Frame 1 (no input): blank canvas, image omitted
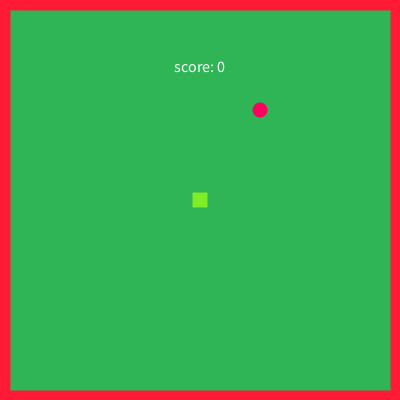
Frame 60 (the mouse pressed at the canvas centre just before this capture)
Frame 120 (the mouse held since frame 60 and released just before this capture): identical to frame 60, image omitted

The Processing sketch that drew this single still picture (run headless with seeded random() and noise(); from frame 60 on, the mouse is pressed at the canvas centre):

// Processing sketch: Homemade_Snake
// ── Homemade_Snake.pde
PVector p, v, f;
float w, h;
int food, score;
boolean gameover;

void setup() {
  size(400, 400);
  rectMode(CENTER);
  textAlign(CENTER, CENTER);
  //frameRate(10);
  p = new PVector(width/2, height/2);
  v = new PVector(0, 0);
  f = new PVector(width/3, height/3);
  w = h = 15;
  food = 0;
  gameover = false;
}

void draw() {
  if (!gameover) {
    if (frameCount%5==0) {
      backdrop(#2FB456);
      score();
      food();
      snake();
    }
  } else {
    background(#FF1A35);
    fill(0);
    textSize(36);
    text("You lose!\nFinal score: " + score, width/2, height/2);
  }
}

void backdrop(color c) {
  fill(c);
  strokeWeight(20);
  stroke(#FF1A35);
  rect(width/2, height/2, width, height);
}

void score() {
  noStroke();
  fill(255);
  textSize(16);
  text("score: " + score, width/2, height/6);
}

void snake() {
  p = p.add(v);
  noStroke();
  fill(#7FED26);
  rect(p.x, p.y, w, h);
  
  if (p.x <= 5 || p.x >= 395 || p.y <= 5 || p.y >= 395) {
    gameover = true;
  }
}

void food() {
  if (p.x == f.x && p.y == f.y) {
    score += 1;
    food = 0;
  }

  if (food == 0) {
    f.x = ((int(random(1, 26))*15) + 5);
    f.y = ((int(random(1, 26))*15) + 5);
    food = 1;
  }

  fill(#FF005E);
  noStroke();
  ellipse(f.x, f.y, w, h);
}

void keyPressed() {
  if (key == 'w' && v.y != h) {
    v.x = 0;
    v.y = -h;
  } else if (key == 's' && v.y != -h) {
    v.x = 0;
    v.y = h;
  } else if (key == 'a' && v.x != w) {
    v.x = -w;
    v.y = 0;
  } else if (key == 'd' && v.x != -w) {
    v.x = w;
    v.y = 0;
  }
}
